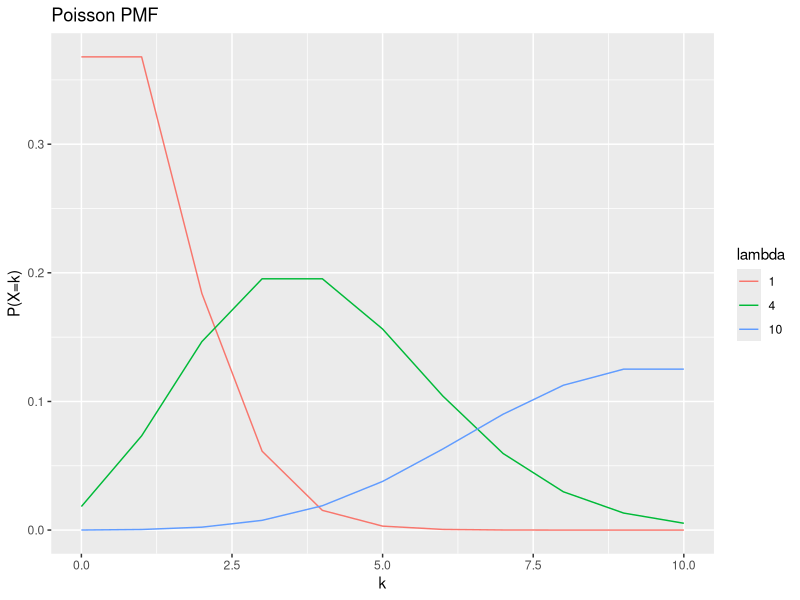

Write R code to recreate this figure.
## ---- chunk 1
library(ggplot2)
a1 = cbind(c(0:10), dpois(0:10, lambda=1), rep(1,11))
a2 = cbind(c(0:10), dpois(0:10, lambda=4), rep(4,11))
a3 = cbind(c(0:10), dpois(0:10, lambda=10), rep(10,11))
a = rbind(a1,a2,a3)
a = data.frame(a)
a$X3 = as.factor(a$X3)
p = ggplot(a) + geom_line(aes(X1,X2, group = X3, color = X3))  
p + scale_colour_discrete(name="lambda") + xlab("k") + ylab("P(X=k)") + labs(title = "Poisson PMF") 
